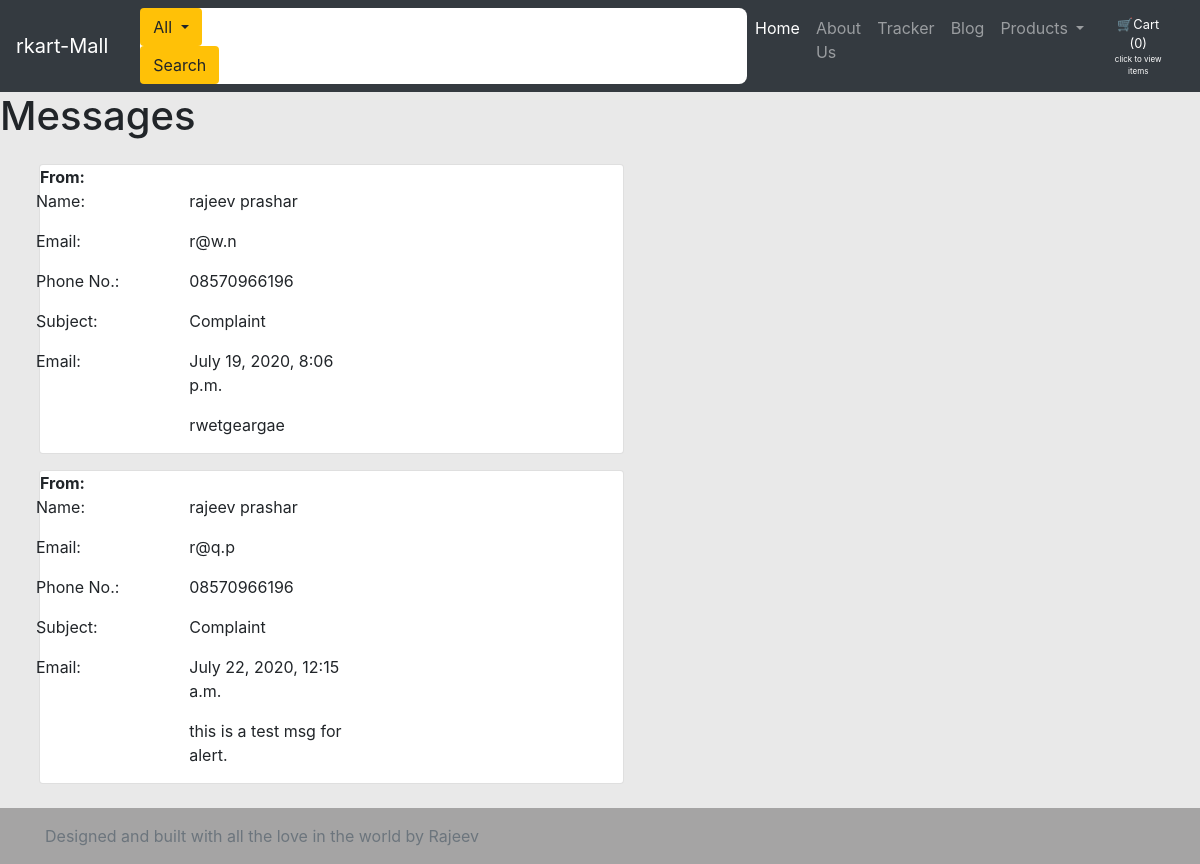
Page /shop/messages/ on the committed database.
### shop/models.py (models this page shows, shortened)
class Contact(models.Model):
    msg_id = models.AutoField(primary_key=True)
    name = models.CharField(max_length=50, default="",
                            editable=False)
    email = models.CharField(max_length=50, default="", editable=False)
    phone = models.CharField(max_length=15, default="", editable=False)
    msgtype = models.CharField(max_length=15, default="", editable=False)
    message = models.TextField(editable=False)
    date = models.DateTimeField(
        editable=False, default=timezone.now)

### shop/views.py (the view)
# urls.py: path("messages/", views.messages, name="messages"),
def messages(request):
    message = Contact.objects.all()
    params = {'msg': message}
    return render(request, 'shop/messages.html', params)

### shop/templates/shop/messages.html (shortened to what this page needs)
{% extends "shop/layout.html" %}
{% block body %}
<h1>Messages</h1>
<div class="container-fluid mx-4 my-4">
    {% for message in msg %}
    <div class="card my-3" style="width: 50%" ; border: none;">
        <strong>From:</strong>
        <div class="row">
            <div class="col-md-3">
                <p>Name:</p>
                <p>Email:</p>
                <p>Phone No.:</p>
                <p>Subject:</p>
                <p>Email:</p>
            </div>
            <div class="msg-body col-md-4">
                <div>
                    <p>{{message.name}}</p>
                    <p>{{message.email}}</p>
                    <p>{{message.phone}}</p>
                    <p>{{message.msgtype}}</p>
                    <p>{{message.date}}</p>
                    <p>{{message.message}}</p>
                </div>
            </div>
        </div>
    </div>
    {% endfor %}
</div>
{% load static %}
{% endblock body%}

### shop/templates/shop/messages.html (style rules this page uses)
body { background-color: rgb(233, 233, 233); }
.col-md-3 { display: inline-block; margin-left: -4px; }

### rows in the picture
Contact: name "rajeev prashar", email "r@w.n", phone "08570966196", msgtype "Complaint", date "July 19, 2020, 8:06 p.m.", message "rwetgeargae"
Contact: name "rajeev prashar", email "r@q.p", phone "08570966196", msgtype "Complaint", date "July 22, 2020, 12:15 a.m.", message "this is a test msg for alert."
